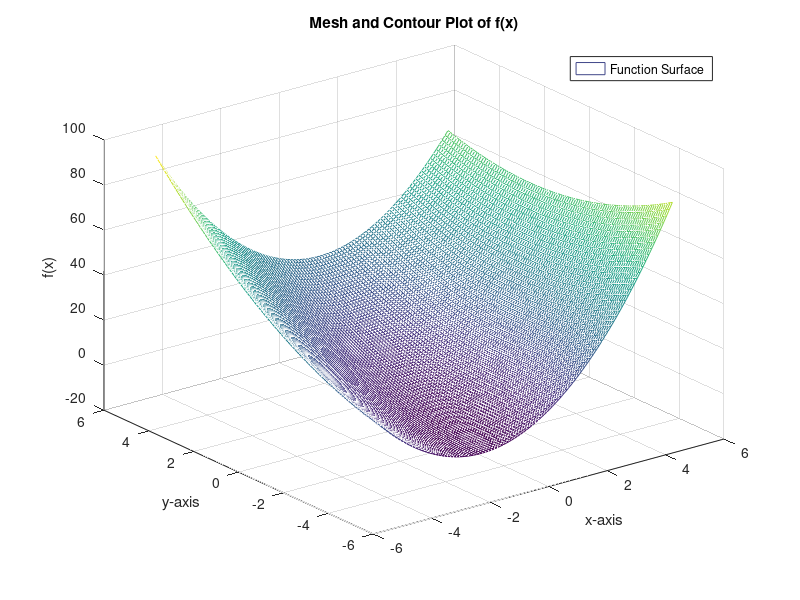
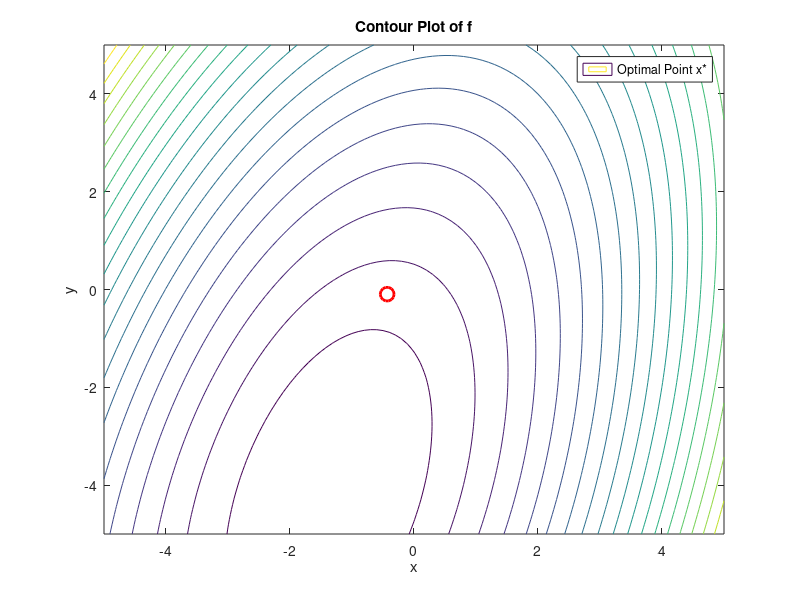

MATLAB code for these plots, in order:
%% Sixth Exercise
% first, we generate the P as indicated
A = randn(2,2);
P = A*A';

q = [2; 3];
r = 3;

% we define the range for the coordinates x and y
x1_range = -5:0.1:5;
x2_range = -5:0.1:5;

[x1,x2] = meshgrid(x1_range, x2_range);

f= 0.5 * (x1.^2 * P(1, 1) + x2.^2 * P(2, 2) + ...
    (x1 .* x2) * (P(1, 2) + ...
    P(2, 1))) + q(1) * x1 + q(2) * x2 + r;
P
q
x_optimal = -q\P

figure;
mesh(x1, x2, f);
xlabel('x-axis');
ylabel('y-axis');
zlabel('f(x)');

title('Mesh and Contour Plot of f(x)');
legend('Function Surface', 'Contour Lines', 'Optimal Point');
grid on;

figure;
contour(x1, x2, f, 20);
hold on;
plot(x_optimal(1), x_optimal(2), 'ro', 'MarkerSize', 10, 'LineWidth', 2);
xlabel('x');
ylabel('y');
title('Contour Plot of f');
legend('Optimal Point x*');
